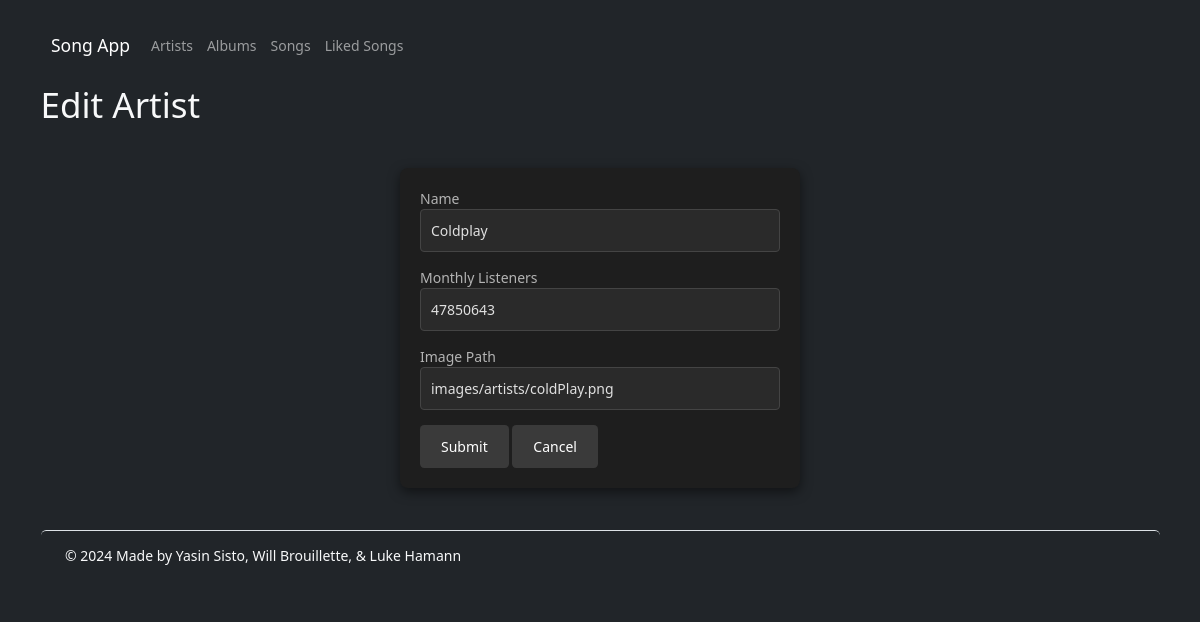
The page /?action=artistForm&artistId=1 on the database its author committed.
### tables this page shows
CREATE TABLE artists (
    id               int           AUTO_INCREMENT,
    name             varchar(127)  NOT NULL,
    imagePath        varchar(1023) NOT NULL,
    monthlyListeners int           NOT NULL,
    PRIMARY KEY (id),
    CONSTRAINT artistsUkName UNIQUE (name)
);

### index.php (called while the page is built, shortened)
<?php
require('models/_database.php');
require('models/artists.php');
require('controllers/artistsController.php');

### models/artists.php (called while the page is built, shortened)
<?php
function getArtist(int $artistId) : array
{
    global $db;
    $query = 'SELECT id, name, monthlyListeners, imagePath
              FROM artists
              WHERE id = :artistId';
    $statement = $db->prepare($query);
    $statement->bindValue(':artistId', $artistId);
    $statement->execute();
    $artist = $statement->fetch();
    return $artist;
}
?>

### views/artists/artistForm.php (the view, shortened to what this page needs)
<?php include('views/_partials/header.php'); ?>
<h1>
    <?php echo ($artist['id'] == 0 ? 'Add' : 'Edit'); ?>
    Artist
</h1>
<form action="." method="post" class="form form-dark">
    <div class="form-group">
        <label for="name" class="label">Name</label>
        <input type="text" name="name" id="name" class="input" autofocus
            value="<?php echo htmlspecialchars($artist['name']); ?>" />
    </div>
    <div class="form-group">
        <label for="monthlyListeners" class="label">Monthly Listeners</label>
        <input type="number" name="monthlyListeners" id="monthlyListeners" class="input"
            value="<?php echo htmlspecialchars($artist['monthlyListeners']); ?>" />
    </div>
    <div class="form-group">
        <label for="imagePath" class="label">Image Path</label>
        <input type="text" name="imagePath" id="imagePath" class="input"
            value="<?php echo htmlspecialchars($artist['imagePath']); ?>" />
    </div>
    <div class="form-group">
        <input type="submit" value="Submit" class="btn btn-submit" />
        <?php
            if ($artist['id'] == 0)
            {
                $href = '.?action=listArtists';
            }
            else
            {
                $href = '.?action=viewArtist&artistId=' . $artist['id'];
            }
        ?>
        <a href="<?php echo $href; ?>" class="btn btn-cancel">Cancel</a>
    </div>
</form>
<?php include('views/_partials/footer.php'); ?>

### css/site.css (style rules this page uses)
:root { font-family: 'Arial', sans-serif; font-size: 14px; position: relative; min-height: 100%; }
body { background-color: #121212; color: #e0e0e0; }
.btn { background-color: #3a3a3a; color: #fff; border: none; border-radius: 0.3rem; padding: 0.8rem 1.5rem; }
.btn-submit, .btn-cancel { cursor: pointer; transition: background-color 0.3s ease; text-decoration: none; display: inline-block; }
.form { background-color: #1e1e1e; padding: 20px; border-radius: 8px; box-shadow: 0 4px 12px rgba(0, 0, 0, 0.5); max-width: 400px; margin: 3rem auto; }
.label { color: #b3b3b3; }
.input { color: #e0e0e0; background-color: #2a2a2a; border: 1px solid #444; border-radius: 4px; padding: 10px; width: 100%; margin-bottom: 15px; }

### rows shown on the page
artists: name "Coldplay", monthlyListeners "47850643", imagePath "images/artists/coldPlay.png"
